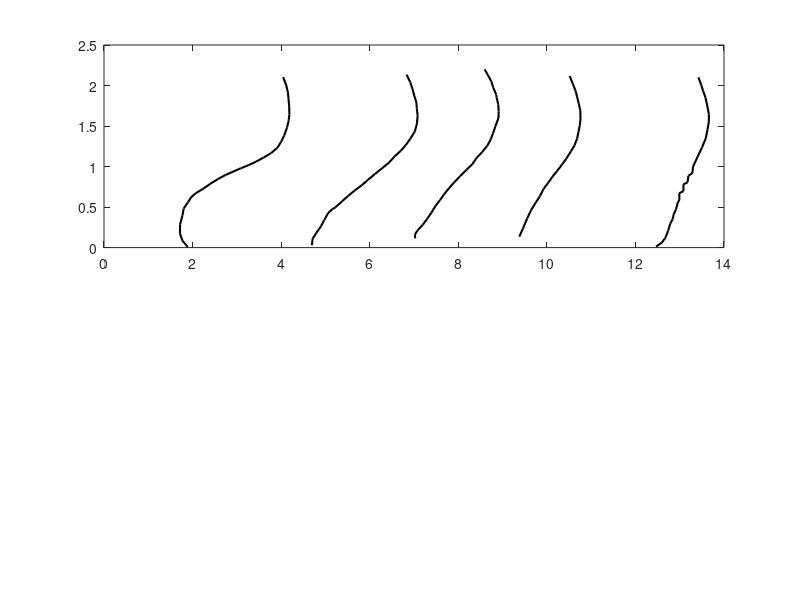

MATLAB code to generate this figure: (Note: this script raises an error after producing the figure.)
%% DATA
EXP=[1.7467445236179575, 0.1708670867086708
1.746871975387526, 0.28527852785278496
1.796272579404568, 0.3985898589858987
1.7956390472166595, 0.08505850585058505
1.821045551281701, 0.4827482748274825
1.9015749456845548, 0.007500750075007279
1.9037106855743344, 0.5564198525115667
1.974468512345255, 0.6235526685500632
2.0717918229563628, 0.6740016106873843
2.2027483557084846, 0.7218721872187219
2.356306394439187, 0.7866786678667868
2.5099284639632122, 0.8451845184518454
2.6636328587929397, 0.8955895589558955
2.8174287261845565, 0.9369936993699368
2.97122764266157, 0.978097809780978
3.1250600990779427, 1.0159015901590158
3.2788285247009927, 1.06000600060006
3.43253291953072, 1.1104110411041104
3.58617633265252, 1.1668166816681667
3.711701515832859, 1.230980240881231
3.7880456049456033, 1.306180618061806
3.829014640873586, 2.103210321032103
3.8503408249825117, 1.3842517585091842
3.8900956618676714, 2.0051433714800053
3.908909731137549, 1.484107696483934
3.925042681540603, 1.9166630948809167
3.9368701418708403, 1.8367636763676367
3.9504090973924084, 1.746114611461146
3.9551874207532007, 1.6438043804380438
3.9396368142020304, 1.5645231189785647
4.726693038942814, 0.029589436676460856
4.74024709203198, 0.1079041237457079
4.818223444884068, 0.18310581058105813
4.907229992412611, 0.2604736664142604
4.978994349210272, 0.34289678967896764
5.134814454915754, 0.4716945378748405
5.056981296424159, 0.42888217393167904
5.205230756484373, 0.4987260630824988
5.337672385277526, 0.5720803508922323
5.463161940620981, 0.6397496892546399
5.595667917699527, 0.7067721057820067
5.7282448513510795, 0.7668123955252666
5.860714355560503, 0.8374237423742374
6.000189075390208, 0.9084908490849084
6.1396908304437625, 0.976897689768977
6.279184228744749, 1.0461268349057127
6.397536736985635, 1.1263126312631262
6.516037069403702, 1.191952528586192
6.620459943940477, 1.2632763276327632
6.639655969234064, 2.1334633463346333
6.70925643650753, 1.339416163838606
6.714226713910159, 2.0382763276327633
6.757808008015178, 1.9574677467746775
6.7955312402687165, 1.8717157430028717
6.80381859992803, 1.4303555355535553
6.834803634407087, 1.7956195619561957
6.845751070614123, 1.7183918391839184
6.861483538169822, 1.6301630163016303
6.847689679109119, 1.5276327632763276
7.0246946727269455, 0.11364172131498895
7.068786602141389, 0.20922500413306677
7.017213948609236, 0.1599759975997599
7.1772025737783745, 0.2817817496035313
7.267573943958365, 0.35623562356235583
7.350932512103218, 0.4309802408812309
7.43420355697774, 0.5143371480005143
7.5246072692421135, 0.5856085608560855
7.60798755849055, 0.6582158215821581
7.7053805549040115, 0.7315106510651064
7.80979817218839, 0.8033517637478031
7.92817882558474, 0.8807680768076809
8.060545953122116, 0.9614532881859614
8.179023193558123, 1.0293654365436542
8.26312905018521, 1.1072178646436073
8.373794931910819, 1.177357735773577
8.426488412641007, 2.2002400240024
8.478146627242953, 1.2556855685568555
8.490286408294232, 2.1304380438043804
8.547466973911767, 1.332253225322532
8.561184809109921, 2.051725172517252
8.599007319583965, 1.975911876901976
8.595750884281124, 1.4094992832616593
8.65874354872372, 1.8897889788978897
8.701276539601853, 1.7665155404429331
8.709936676166546, 1.6807680768076807
8.643927839510521, 1.4972697269726971
8.705281013155414, 1.5987313017015987
8.668358331340194, 1.8523852385238522
9.336956525847992, 0.13419675300863432
9.415166447111122, 0.24039403940394033
9.495413089661554, 0.3579857985798576
9.576940195624182, 0.4624512451245124
9.669147442707132, 0.5555214251583891
9.75094658113175, 0.630431932082097
9.82941360643797, 0.7266583801237267
9.919809000265001, 0.7987483272136737
10.003190154630925, 0.8712704603793713
10.100578875367592, 0.9449860164587887
10.197929298018742, 1.0224701041532724
10.288279905379131, 1.0989670395610989
10.354027358671, 2.118337956244604
10.379514244509078, 1.1870431941153299
10.42114917372292, 2.017087423028017
10.452536368046303, 1.2606635663566355
10.472530364397159, 1.9373687368736872
10.504097063943611, 1.3439353459155439
10.50486454293696, 1.8596459645964596
10.533285329266466, 1.427962796279628
10.537705893274087, 1.7812867000985813
10.569666780274517, 1.691026602660266
10.573709580750847, 1.5888303116025888
10.558922875599496, 1.5066426642664266
12.416298369246423, 0.012181218121812165
12.532861048727895, 0.061225438333308624
12.662912935852138, 0.21212121212121193
12.704835024937381, 0.2985754715822466
12.604471454847666, 0.11971197119711974
12.773767053641606, 0.4133536160633611
12.85277431786825, 0.5520567846258311
12.749363992881957, 0.3474347434743472
12.88627402534862, 0.6708670867086708
12.818221488387604, 0.4695469546954696
12.887112523832613, 0.5883588358835883
12.969282326178703, 0.7800780078007801
12.970123873748094, 0.6972697269726973
13.06888679882109, 0.8865886588658867
13.053135223663574, 0.8061806180618061
13.163325104440265, 0.9997999799979997
13.150132728292085, 0.9183918391839183
13.253248476858811, 1.1183368336833681
13.271297436226291, 2.101395139513951
13.342136841148648, 1.2326001830952327
13.328330585824645, 2.0074850342177073
13.366452759685465, 1.93503100310031
13.420548489380387, 1.3484248424842484
13.412596169758181, 1.8550255025502551
13.456561999267961, 1.4604710471047104
13.45216084051097, 1.7457374308859457
13.482505142362761, 1.5517801780178018
13.483243260599668, 1.6433800522909432];

%%
EXP1i = EXP(:,1)<4.5;
EXP1 = EXP(EXP1i,:);
[~,s] = sort(EXP1(:,2));
EXP1 = EXP1(s,:);

EXP1(:,1) = (EXP1(:,1)-2)*(10.5/9.39) + 2;

EXP2i = find(EXP(:,1)>4.5 & EXP(:,1)<6.92);
EXP2 = EXP(EXP2i,:);
[~,s] = sort(EXP2(:,2));
EXP2 = EXP2(s,:);

EXP2(:,1) = (EXP2(:,1)-5)*(10.5/9.39) + 5;

EXP3i = find(EXP(:,1)>6.92 & EXP(:,1)<8.9);
EXP3 = EXP(EXP3i,:);
[~,s] = sort(EXP3(:,2));
EXP3 = EXP3(s,:);

EXP3(:,1) = (EXP3(:,1)-7)*(10.5/9.39) + 7;

EXP4i = find(EXP(:,1)>8.9 & EXP(:,1)<11.9);
EXP4 = EXP(EXP4i,:);
[~,s] = sort(EXP4(:,2));
EXP4 = EXP4(s,:);

EXP4(:,1) = (EXP4(:,1)-9)*(10.5/9.39) + 9;

EXP5i = find(EXP(:,1)>11.9);
EXP5 = EXP(EXP5i,:);
[~,s] = sort(EXP5(:,2));
EXP5 = EXP5(s,:);

EXP5(:,1) = (EXP5(:,1)-12)*(10.5/9.39) + 12;

%%
figure;
subplot(2,1,1); p1=plot(EXP1(:,1),EXP1(:,2),'k','linew',1.5); hold on;
subplot(2,1,1); plot(EXP2(:,1),EXP2(:,2),'k','linew',1.5); hold on;
subplot(2,1,1); plot(EXP3(:,1),EXP3(:,2),'k','linew',1.5); hold on;
subplot(2,1,1); plot(EXP4(:,1),EXP4(:,2),'k','linew',1.5); hold on;
subplot(2,1,1); plot(EXP5(:,1),EXP5(:,2),'k','linew',1.5); hold on;

u0 = 10.5;
h = 0.04;
H = 0.0267;

T = readtable("CFD/data/two.csv");
v = 2;
subplot(2,1,1); p2=plot(2.*T.Velocity_0./(u0)+v,T.Points_1./H + 1,'linew',1,'color',[0.9290    0.6940    0.1250]); hold on;
subplot(2,1,1); plot([v,v],[0,2.5],'k','linew',0.5);
axis([-2,15,0,2.5]);
subplot(2,1,2); p4=plot(10.*(2/3 * T.Turb_Kin_Energy).^(1/4) ./(u0)+v,T.Points_1./H + 1,'linew',1,'color',[0.9290    0.6940    0.1250]); hold on;
subplot(2,1,2); plot([v,v],[0,2.5],'k','linew',0.5);
axis([-2,15,0,2.5]);

T = readtable("CFD/data/five.csv");
v = 5;
subplot(2,1,1); plot(2.*T.Velocity_0./(u0)+v,T.Points_1./H + 1,'linew',1,'color',[0.9290    0.6940    0.1250]); hold on;
subplot(2,1,1); plot([v,v],[0,2.5],'k','linew',0.5);
subplot(2,1,2); plot(10.*(2/3 * T.Turb_Kin_Energy).^(1/4) ./(u0)+v,T.Points_1./H + 1,'linew',1,'color',[0.9290    0.6940    0.1250]); hold on;
subplot(2,1,2); plot([v,v],[0,2.5],'k','linew',0.5);

T = readtable("CFD/data/seven.csv");
v = 7;
subplot(2,1,1); plot(2.*T.Velocity_0./(u0)+v,T.Points_1./H + 1,'linew',1,'color',[0.9290    0.6940    0.1250]); hold on;
subplot(2,1,1); plot([v,v],[0,2.5],'k','linew',0.5);
subplot(2,1,2); plot(10.*(2/3 * T.Turb_Kin_Energy).^(1/4) ./(u0)+v,T.Points_1./H + 1,'linew',1,'color',[0.9290    0.6940    0.1250]); hold on;
subplot(2,1,2); plot([v,v],[0,2.5],'k','linew',0.5);

T = readtable("CFD/data/nine.csv");
v = 9;
subplot(2,1,1); plot(2.*T.Velocity_0./(u0)+v,T.Points_1./H + 1,'linew',1,'color',[0.9290    0.6940    0.1250]); hold on;
subplot(2,1,1); plot([v,v],[0,2.5],'k','linew',0.5);
subplot(2,1,2); plot(10.*(2/3 * T.Turb_Kin_Energy).^(1/4) ./(u0)+v,T.Points_1./H + 1,'linew',1,'color',[0.9290    0.6940    0.1250]); hold on;
subplot(2,1,2); plot([v,v],[0,2.5],'k','linew',0.5);

T = readtable("CFD/data/twelve.csv");
v = 12;
subplot(2,1,1); plot(2.*T.Velocity_0./(u0)+v,T.Points_1./H + 1,'linew',1,'color',[0.9290    0.6940    0.1250]); hold on;
subplot(2,1,1); plot([v,v],[0,2.5],'k','linew',0.5);
subplot(2,1,2); plot(10.*(2/3 * T.Turb_Kin_Energy).^(1/4) ./(u0)+v,T.Points_1./H + 1,'linew',1,'color',[0.9290    0.6940    0.1250]); hold on;
subplot(2,1,2); plot([v,v],[0,2.5],'k','linew',0.5);

subplot(2,1,1); plot([-2 0],[1,1],'k','linew',2);
subplot(2,1,1); plot([0 0],[1,0],'k','linew',2);
subplot(2,1,1); plot([0 15],[0,0],'k','linew',2);
subplot(2,1,1); plot([15 15],[0,2.5],'k','linew',2);
subplot(2,1,1); plot([15 -2],[2.5,2.5],'k','linew',2);
subplot(2,1,1); plot([-2 -2],[2.5,1],'k','linew',2);
subplot(2,1,2); plot([-2 0],[1,1],'k','linew',2);
subplot(2,1,2); plot([0 0],[1,0],'k','linew',2);
subplot(2,1,2); plot([0 15],[0,0],'k','linew',2);
subplot(2,1,2); plot([15 15],[0,2.5],'k','linew',2);
subplot(2,1,2); plot([15 -2],[2.5,2.5],'k','linew',2);
subplot(2,1,2); plot([-2 -2],[2.5,1],'k','linew',2);



%%

EXPk=[2.3947726923047634, 1.7784506749740383
2.3887274299869414, 1.725995154032536
2.400888963364115, 1.6875874004845954
2.422306993404953, 1.8284408841418174
2.425370513396655, 1.6431817237798534
2.44382095140407, 1.8648944271374166
2.4696660750964154, 1.6100353063343706
2.4796296119340706, 1.8912489379779087
2.4937658245042114, 1.5664714434060216
2.50572181610913, 1.932287359577078
2.515077749068107, 1.521021698965623
2.5317891403274038, 1.9789996538594656
2.518381416400291, 1.4863412945655925
2.552269866618823, 2.0240059997692383
2.550718904881828, 1.4485505522514854
2.5722739271305874, 2.0560913811007255
2.5857117250239297, 1.404922118380061
2.621394003559577, 2.0963406022845263
2.617832760805043, 1.3680664589823455
2.6583264175752506, 1.3387388946578964
2.660616299410715, 0.031318795430943513
2.727879072546486, 0.05446867428175706
2.76889536823344, 1.2921453790238824
2.7582140256390204, 0.36048711413197276
2.75366708051195, 0.30880166147455723
2.7624916532738215, 0.2666978193146403
2.763714817438373, 0.09066666666666512
2.766734673669756, 0.22117786678534213
2.7844528783020213, 0.1732313792126865
2.78402357479386, 0.4082935271720305
2.78149324518175, 0.12760124610591772
2.847271757863811, 1.267780609836683
2.8258659902962178, 0.4417030114226361
2.8746513112294254, 0.4743759086188981
2.9235794916465805, 1.246543944114036
2.903101228152071, 0.5086723038124892
2.9514192862057493, 0.5472585669781918
2.999875297083441, 1.222867931652977
3.0141032175836004, 0.5810758047767377
3.076150754165515, 1.1950306806381557
3.091974217770896, 0.6063423596133863
3.152474626298633, 1.1770943075615958
3.1591117356068272, 0.640302164202474
3.228787973420654, 1.1570055697158486
3.2402960205533153, 0.6692797130180295
3.3051083372167396, 1.1383517417162263
3.3167981162076634, 0.6877900500330394
3.381411159327665, 1.1161106391012918
3.3933409085715835, 0.7146228641555732
3.457728014786718, 1.096739356178607
3.446776545833436, 0.7512449521172246
3.4681400574305545, 0.7907550808485373
3.4881934111913777, 0.832920931612519
3.5305505665618098, 1.0730633437175479
3.5151712198715375, 0.8705770657172514
3.5371817245052632, 0.907105770657171
3.564646340008176, 0.9428452751817222
3.582488829985757, 1.0402326064382126
3.583299182332156, 1.003012411610541
3.5856363696374665, 0.9736240913810992
5.411455302055124, 1.7146832814122512
5.408503537633624, 1.664512683578102
5.429824904636046, 1.763049992582701
5.4348516123463, 1.6241225337487
5.454823785694156, 1.801889927310486
5.457715682850158, 1.5815338970479136
5.482786372049449, 1.8379958463136012
5.5049266572023265, 1.557632398753892
5.521736660683259, 1.8718656974731718
5.5547218340591735, 1.9060947360012759
5.554106741615825, 1.5071235721702991
5.570648250007529, 1.9472719181130373
5.6037109785790635, 1.9913769470404963
5.639370804091835, 2.0389514513178044
5.647659355246129, 1.461062966109693
5.661130036281283, 2.084976116303217
5.678379757633922, 2.061142263759084
5.723934110660799, 1.4330822241102594
5.71681452537701, 2.1079681550709566
5.7563062381233, 0.046385348815253025
5.800205357738434, 1.4043840271877632
5.828462205862292, 0.0801057301991861
5.872979213795522, 1.370749740394598
5.9049783348647695, 0.10148588690644544
5.942264449674638, 1.3339730010384194
5.981497270536871, 0.1234400075521549
6.0080764318919835, 1.2971962616822408
6.058029136936891, 0.14803846205715177
6.077396961641642, 1.2676371188520699
6.131085376535736, 0.17215160955347653
6.146710708606373, 1.2366908965039782
6.2041475652718026, 0.1974813556121946
6.216008551109893, 1.202492211838004
6.280661238438356, 0.21835929387331054
6.292274184848277, 1.1726460870386082
6.357197364961915, 0.243828943642026
6.368574200289577, 1.1498310204852238
6.430267394831252, 0.27076220145378826
6.437912583576577, 1.1239229260413037
6.472398733582657, 1.0735368639667682
6.503428781796901, 1.026658359293871
6.496429618232663, 0.3056097842390657
6.555641625218665, 0.3396988577362383
6.565783525911031, 0.9931568016614722
6.614858134570526, 0.3747086650513416
6.621194464121138, 0.9602076843198315
6.666451731168135, 0.8396178608515033
6.680078977590575, 0.9273243336794714
6.674065103194734, 0.4077673935617834
6.714106806243087, 0.7832115548003373
6.730346898364631, 0.875763239875387
6.733278074973419, 0.44205376716279865
6.721639673629254, 0.9031221876081665
6.790420855032514, 0.7632663079392028
6.7925020882683755, 0.47859813084111913
6.808016276221838, 0.6917480096919326
6.83846682901958, 0.6447427546492945
6.844763391848372, 0.5118291054739628
6.835436327491261, 0.7352855659397692
6.898191589208204, 0.5469297334717873
6.907831797704978, 0.624271374177914
6.924971018135563, 0.5778400830737256
7.52049737789848, 1.6942371447252
7.527189251419613, 1.6421645321333769
7.538491231086346, 1.743658210947928
7.555552980195837, 1.6024639931431184
7.574630202190471, 1.8127262560907393
7.596191897990221, 1.8745527369826407
7.573349907456071, 1.7694537902388343
7.624391042323086, 1.5531602630668022
7.6670244708816115, 1.9420447465307251
7.66589770997147, 1.5179093111803366
7.700169290084667, 1.9760839967693524
7.707392800107651, 1.4802907580477649
7.733544256197031, 2.014140994577129
7.748900754146283, 1.445302872966422
7.762286609439228, 2.051869158878502
7.790258629322984, 2.0899042344525185
7.793881226766541, 1.410164663996437
7.81815357299122, 2.112177223952922
7.845811606455986, 1.3757217030114197
7.911640463774458, 1.3423959218351713
7.984410250160587, 1.3079293873312536
8.05370937905435, 1.273993769470402
8.051070899105998, 0.02414424620031852
8.126483305278178, 1.240373831775698
8.127537911390025, 0.03548003398470456
8.20273981734028, 1.20866232417634
8.204018957022178, 0.04968564146133936
8.275519076236392, 1.1761329179646909
8.280528069350591, 0.06963088832247388
8.344815889627718, 1.1417237798546183
8.357074370051542, 0.09718115736807009
8.407181053502832, 1.1103530633437146
8.401011590206846, 0.13280996884734897
8.437812532076638, 0.17021806853582255
8.455643554804034, 1.0770093457943897
8.492280206262521, 1.0402326064382112
8.479180637118624, 0.20809968847351712
8.527990463786, 0.2457840083073699
8.546924520206062, 0.9925649013499453
8.590665904988231, 0.2778650051921052
8.598545431156541, 0.9421876081689138
8.618334021773457, 0.8547583672817287
8.624987825839689, 0.9041744548286574
8.65871767973361, 0.31170017936372796
8.666202666672472, 0.8092449191514581
8.675943544394428, 0.38630114226375634
8.673188868323571, 0.34384215991692324
8.706042953585854, 0.43321910695742183
8.705092632792287, 0.771588785046726
8.744883577451272, 0.7406126687435068
8.729709581245356, 0.6239365618804842
8.729685198302981, 0.4736656282450644
8.734445485404972, 0.5592938733125619
8.734231687346238, 0.5155721703011391
8.782935000901322, 0.6735306334371725
8.78726595525901, 0.7068743509864974
9.660700490267022, 1.754143302180682
9.656974846839162, 1.702529595015573
9.654479507041717, 1.6657528556593943
9.663532156794044, 1.6229387331256457
9.676348324978449, 1.8085981308411183
9.675217036642898, 1.5772496662216255
9.67899461348265, 1.538015131286156
9.690419964099558, 1.8451268357810382
9.708074898379405, 1.498284527518169
9.709482062291514, 1.8875181723779821
9.731009435503186, 1.9267151263412914
9.75845628656938, 1.4627529710395721
9.752026479327625, 1.9630183454482486
9.773053814274022, 2.0014260989961894
9.794571263903805, 2.038593680462836
9.822365869132927, 1.4315357101649904
9.822035695636682, 2.074295604015227
9.836093368235133, 2.1079681550709557
9.891660281262457, 1.3966355140186884
9.967928721670468, 1.3673633531577425
10.033769419626424, 1.3364589823468296
10.08569607797266, 1.3012550066755642
10.130162545804982, 1.2624714434060196
10.158286528193528, 1.2301142263759053
10.192846945796425, 1.1949158878504642
10.200700468504778, 0.06130841121495001
10.227403504228587, 1.158928348909654
10.225707205731883, 0.1017549325025926
10.27041473390764, 1.1269544577955757
10.258103979262035, 0.14065892570565097
10.298091303086391, 0.1821278202586578
10.32778859643258, 1.0895488635052464
10.333956751898484, 0.22009553478712007
10.363652298872463, 0.2554517133956353
10.397095170797158, 1.0571358444255605
10.414216869033343, 0.296840890734968
10.449885897749468, 0.3305134417906972
10.462951656269759, 1.0294600207684286
10.481726629096173, 0.3704995961693749
10.500953103458784, 0.9876718587746589
10.49341024900653, 0.4782932124988166
10.500768635097636, 0.41723779854620613
10.535484963198236, 0.9466334371754896
10.554272879839228, 0.5270801472670597
10.57350628511655, 0.9089096573208688
10.570822677159082, 0.6332965891844362
10.605767022878283, 0.580996884735199
10.601119938117861, 0.8736587054344029
10.60886883135678, 0.6826064382139114
10.613186044727758, 0.8229107272097889
10.604396631350177, 0.5493499480789166
10.62293564651447, 0.7688829550511758
10.621209678345615, 0.7203283390199242
10.635226002686188, 0.7455451713395604
12.779588886603854, 1.7350446521287601
12.773547483456767, 1.6833783316026265
12.785618234436644, 1.6489541611036898
12.7954614628796, 1.784724818276216
12.811307325117927, 1.8289419637706201
12.813712446079517, 1.610508826583589
12.821950489209133, 1.8746278989269602
12.83603260322224, 1.9132987192800237
12.848252024160441, 1.571048805815157
12.851602335668787, 1.951781634772285
12.865679487890947, 1.989437768877017
12.879323172543014, 1.5325752855659358
12.886393066130896, 2.0313280258451556
12.907474429467587, 2.0807845852082574
12.906943257495552, 1.4986396677050842
12.934573955167608, 1.4668743509864963
12.930741798627455, 2.1037590861889885
12.962183427400621, 1.430768431983381
12.989802547560473, 1.3966355140186875
13.020898201677216, 1.363173416407057
13.05893380252725, 1.3283696780893002
13.057263424793987, 0.039736933194872925
13.098471282365441, 1.296294318350389
13.0915247750419, 0.0786708203530595
13.106608619515871, 0.11925827028630387
13.119704439751054, 0.15916926272066068
13.145419748290667, 1.2577362409138069
13.147187248487434, 0.19862928348909215
13.186921270378072, 1.2214330218068494
13.19450840004367, 0.2362854175938245
13.226676517707755, 1.1831568016614704
13.241320141062847, 0.271235721703007
13.259504553567574, 1.1488265835929345
13.27970422503028, 0.3076967808930382
13.297522788149301, 1.1104714434060188
13.308156567717383, 0.34248924491914723
13.328613618302626, 1.0760228452751777
13.33610578480263, 0.3758611481975924
13.35277299189828, 1.044652128764274
13.349692087261268, 0.41460713049497633
13.363769055713394, 0.45222568362754867
13.368206780461424, 1.0046002076843157
13.37873749260537, 0.4945794392523324
13.390584374928594, 0.9639958463135991
13.399409416304053, 0.5364070612668703
13.41299535122262, 0.5750778816199336
13.427446230439323, 0.9259213107188144
13.42706846050401, 0.6119072343371366
13.441136424224421, 0.6476843198338484
13.455203101554588, 0.6831983385254372
13.47075997009868, 0.7190505859664698
13.475311310670861, 0.8887850467289677
13.484845943282522, 0.7585106067349017
13.497732449447827, 0.857085496711661
13.4978838147, 0.8091196492442558];

%%

EXP1i = find(EXPk(:,1)<4.5);
EXP1 = EXPk(EXP1i,:);
[~,s] = sort(EXP1(:,2));
EXP1 = EXP1(s,:);

% EXP1(:,1) = (EXP1(:,1)-2)*(10.5/9.39) + 2;

EXP2i = find(EXPk(:,1)>4.5 & EXPk(:,1)<7);
EXP2 = EXPk(EXP2i,:);
[~,s] = sort(EXP2(:,2));
EXP2 = EXP2(s,:);

% EXP2(:,1) = (EXP2(:,1)-5)*(10.5/9.39) + 5;

EXP3i = find(EXPk(:,1)>7 & EXPk(:,1)<8.9);
EXP3 = EXPk(EXP3i,:);
[~,s] = sort(EXP3(:,2));
EXP3 = EXP3(s,:);

% EXP3(:,1) = (EXP3(:,1)-7)*(10.5/9.39) + 7;

EXP4i = find(EXPk(:,1)>8.9 & EXPk(:,1)<11.9);
EXP4 = EXPk(EXP4i,:);
[~,s] = sort(EXP4(:,2));
EXP4 = EXP4(s,:);

% EXP4(:,1) = (EXP4(:,1)-9)*(10.5/9.39) + 9;

EXP5i = find(EXPk(:,1)>11.9);
EXP5 = EXPk(EXP5i,:);
[~,s] = sort(EXP5(:,2));
EXP5 = EXP5(s,:);

% EXP5(:,1) = (EXP5(:,1)-12)*(10.5/9.39) + 12;

%%

subplot(2,1,2); p3=plot(EXP1(:,1),EXP1(:,2),'k','linew',1.5); hold on;
subplot(2,1,2); plot(EXP2(:,1),EXP2(:,2),'k','linew',1.5); hold on;
subplot(2,1,2); plot(EXP3(:,1),EXP3(:,2),'k','linew',1.5); hold on;
subplot(2,1,2); plot(EXP4(:,1),EXP4(:,2),'k','linew',1.5); hold on;
subplot(2,1,2); plot(EXP5(:,1),EXP5(:,2),'k','linew',1.5); hold on;

subplot(2,1,1); ty=ylabel('$y/H$'); tx=xlabel('$2u/U_0 + x/H$'); 
tx.Interpreter='latex'; ty.Interpreter='latex';
tz = legend([p1,p2],'Fessler \& Eaton','SU2'); tz.Interpreter='latex'; legend boxoff;
tz.Location='NorthWest';
set(gca,'TickLabelInterpreter', 'latex'); ax = gca; ax.FontSize = 15;
subplot(2,1,2); ty=ylabel('$y/H$'); tx=xlabel('$10u^\prime_{rms}/U_0 + x/H$'); 
tx.Interpreter='latex'; ty.Interpreter='latex';
set(gca,'TickLabelInterpreter', 'latex'); ax = gca; ax.FontSize = 15;
tz = legend([p3,p4],'Fessler \& Eaton','SU2'); tz.Interpreter='latex'; legend boxoff;
tz.Location='NorthWest';